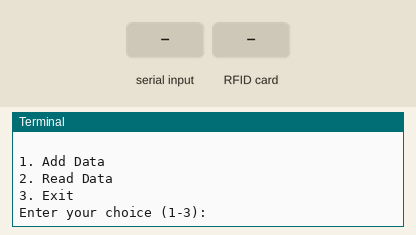
This program was run on a simulated Raspberry Pi (header pin numbers). On the bench: the last lines printed to the terminal. Inputs (shaded band) come from the test bench. Random numbers come from a fixed seed; the RFID card's data blocks start empty.

Above: at 1.2 s.
1.3 s: "1" typed at the terminal, then Enter
At 1.8 s:
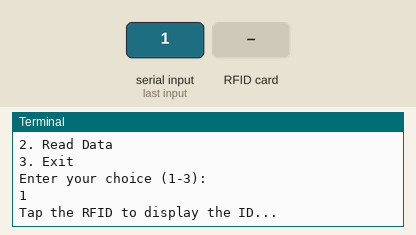
2.8 s: RFID card 5E 7A 19 C4 held to the reader
At 3.8 s:
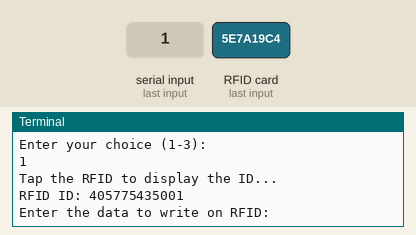

Measured:
- after the input at 1.3 s, the terminal: prints a new line at once (image 1)
- after the input at 2.8 s, the terminal: prints a new line at once (image 2)

The program:

rfid-enroll.py
```python
import RPi.GPIO as GPIO
from mfrc522 import SimpleMFRC522

reader = SimpleMFRC522()

def add_data():
    # Write to RFID
    new_text = input("Enter the data to write on RFID: ")
    reader.write(new_text)
    print("Successfully written to RFID:", new_text)
    print("\n")

def read_data():
    # Read from RFID
    id, text = reader.read()
    print("RFID ID:", id)
    print("RFID Text:", text)
    print("\n")

try:
    while True:
        print("Enroll an RFID\n")
        print("1. Add Data")
        print("2. Read Data")
        print("3. Exit")
        choice = input("Enter your choice (1-3): ")

        if choice == "1":
            print("Tap the RFID to display the ID...")
            id, _ = reader.read()
            print("RFID ID:", id)
            add_data()
        elif choice == "2":
            read_data()
        elif choice == "3":
            break
        else:
            print("Invalid choice. Please try again.")

finally:
    GPIO.cleanup()
```
